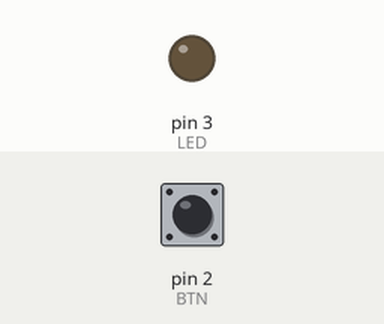
Simulated run of this sketch. Board: Arduino Uno, built with avr-gcc and run on an emulated ATmega328P. On the bench: output pins drawn as LEDs (lit = HIGH). The test bench sets the inputs (shaded band); at power-on: pin 2 (BTN) HIGH. What the sketch prints to the serial monitor is not drawn.

Above: at 1.2 s.
1.3 s: pin 2 (BTN) pulled LOW for 0.15 s
At 2.3 s:
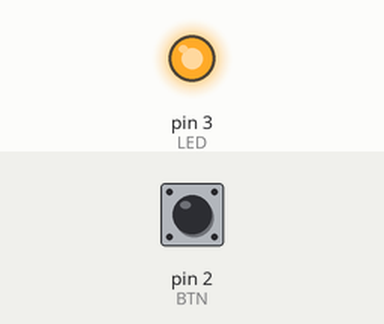
2.9 s: pin 2 (BTN) pulled LOW for 1 s
At 3.5 s:
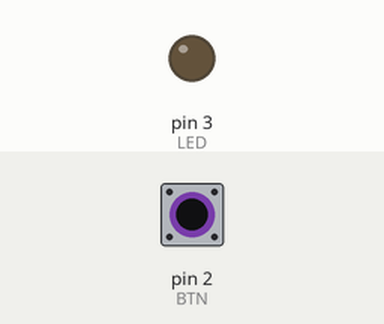
5.4 s: pin 2 (BTN) pulled LOW for 3.2 s
At 6.6 s:
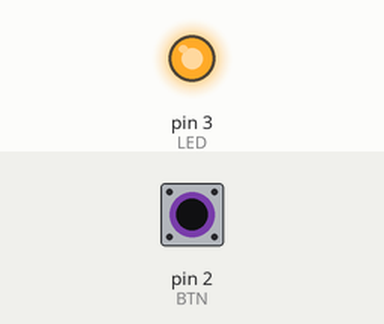
Timing chart, 0 to 8.4 s (numbered marks = the images above; inputs shaded):
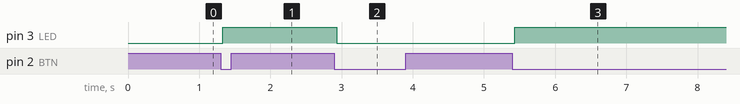

Measured:
- after the input at 1.3 s, pin 3 (LED): LOW → HIGH at once
- after the input at 2.9 s, pin 3 (LED): HIGH → LOW at once
- after the input at 5.4 s, pin 3 (LED): LOW → HIGH at once

The sketch:

code-button3-LEDtoggleWithDebounce.ino
```cpp
// Toggle LED on press – debounced and printed to Serial
const int BTN = 2;
const int LED = 3;

const unsigned long DEBOUNCE_MS = 30;

int rawPrev = HIGH;
int stableState = HIGH;
int stablePrev = HIGH;
unsigned long lastChange = 0;

int ledState = LOW;

void setup() {
  pinMode(BTN, INPUT_PULLUP);
  pinMode(LED, OUTPUT);
  Serial.begin(9600);
  Serial.println("Starting: toggle LED each press (debounced)");
}

void loop() {
  unsigned long now = millis();
  int raw = digitalRead(BTN);

  // if raw input changed, restart timer
  if (raw != rawPrev) {
    rawPrev = raw;
    lastChange = now;
  }

  // if input stable long enough, update debounced state
  if ((now - lastChange) > DEBOUNCE_MS) {
    if (stableState != raw) {
      stableState = raw;

      // detect press (HIGH → LOW)
      if (stablePrev == HIGH && stableState == LOW) {
        ledState = !ledState;
        digitalWrite(LED, ledState);
        Serial.print("Button pressed → LED ");
        Serial.println(ledState ? "ON" : "OFF");
      }

      stablePrev = stableState;
    }
  }
}
```
